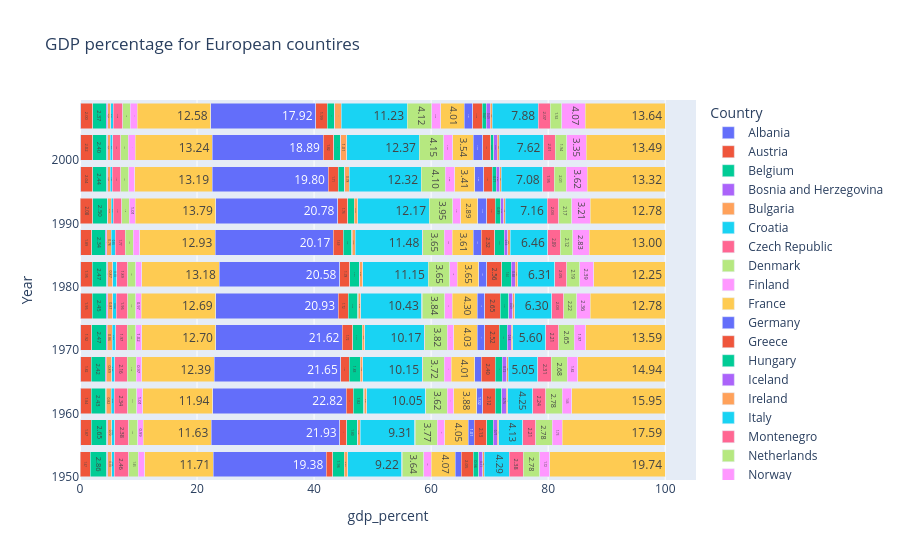

Notebook code cell kept with this figure:
### Code cell
fig = px.bar(df1,x="gdp_percent",y="year",color="country",orientation="h",barmode="stack",text_auto='.2f',
             title = "GDP percentage for European countires",labels={"total_gdp" : "Gdp_ Share" , "year" : "Year", "country" : "Country"})
fig

### Figure 1 — Plotly figure (JSON) as saved in the notebook; plotly's stock layout.template omitted (floating-point values rounded to 4 significant figures)
{"data": [{"alignmentgroup": "True", "hovertemplate": "Country=Albania<br>gdp_percent=%{x}<br>Year=%{y}<extra></extra>", "legendgroup": "Albania", "marker": {"color": "#636efa", "pattern": {"shape": ""}}, "name": "Albania", "offsetgroup": "Albania", "orientation": "h", "showlegend": true, "textposition": "auto", "texttemplate": "%{x:.2f}", "type": "bar", "x": [0.08056, 0.08691, 0.09586, 0.1053, 0.1143, 0.1157, 0.1204, 0.1211, 0.08081, 0.09511, 0.1234, 0.1445], "xaxis": "x", "y": [1952, 1957, 1962, 1967, 1972, 1977, 1982, 1987, 1992, 1997, 2002, 2007], "yaxis": "y"}, {"alignmentgroup": "True", "hovertemplate": "Country=Austria<br>gdp_percent=%{x}<br>Year=%{y}<extra></extra>", "legendgroup": "Austria", "marker": {"color": "#EF553B", "pattern": {"shape": ""}}, "name": "Austria", "offsetgroup": "Austria", "orientation": "h", "showlegend": true, "textposition": "auto", "texttemplate": "%{x:.2f}", "type": "bar", "x": [1.668, 1.867, 1.838, 1.82, 1.916, 1.951, 1.951, 1.891, 2.082, 2.04, 2.017, 2.002], "xaxis": "x", "y": [1952, 1957, 1962, 1967, 1972, 1977, 1982, 1987, 1992, 1997, 2002, 2007], "yaxis": "y"}, {"alignmentgroup": "True", "hovertemplate": "Country=Belgium<br>gdp_percent=%{x}<br>Year=%{y}<extra></extra>", "legendgroup": "Belgium", "marker": {"color": "#00cc96", "pattern": {"shape": ""}}, "name": "Belgium", "offsetgroup": "Belgium", "orientation": "h", "showlegend": true, "textposition": "auto", "texttemplate": "%{x:.2f}", "type": "bar", "x": [2.857, 2.647, 2.43, 2.416, 2.467, 2.451, 2.466, 2.342, 2.499, 2.443, 2.401, 2.367], "xaxis": "x", "y": [1952, 1957, 1962, 1967, 1972, 1977, 1982, 1987, 1992, 1997, 2002, 2007], "yaxis": "y"}, {"alignmentgroup": "True", "hovertemplate": "Country=Bosnia and Herzegovina<br>gdp_percent=%{x}<br>Year=%{y}<extra></extra>", "legendgroup": "Bosnia and Herzegovina", "marker": {"color": "#ab63fa", "pattern": {"shape": ""}}, "name": "Bosnia and Herzegovina", "offsetgroup": "Bosnia and Herzegovina", "orientation": "h", "showlegend": true, "textposition": "auto", "texttemplate": "%{x:.2f}", "type": "bar", "x": [0.1066, 0.1262, 0.1373, 0.1497, 0.1665, 0.1882, 0.2054, 0.1971, 0.1054, 0.1494, 0.1915, 0.2291], "xaxis": "x", "y": [1952, 1957, 1962, 1967, 1972, 1977, 1982, 1987, 1992, 1997, 2002, 2007], "yaxis": "y"}, {"alignmentgroup": "True", "hovertemplate": "Country=Bulgaria<br>gdp_percent=%{x}<br>Year=%{y}<extra></extra>", "legendgroup": "Bulgaria", "marker": {"color": "#FFA15A", "pattern": {"shape": ""}}, "name": "Bulgaria", "offsetgroup": "Bulgaria", "orientation": "h", "showlegend": true, "textposition": "auto", "texttemplate": "%{x:.2f}", "type": "bar", "x": [0.6976, 0.6976, 0.8176, 0.8911, 0.8624, 0.8741, 0.8722, 0.7786, 0.5308, 0.4185, 0.4504, 0.5286], "xaxis": "x", "y": [1952, 1957, 1962, 1967, 1972, 1977, 1982, 1987, 1992, 1997, 2002, 2007], "yaxis": "y"}, {"alignmentgroup": "True", "hovertemplate": "Country=Croatia<br>gdp_percent=%{x}<br>Year=%{y}<extra></extra>", "legendgroup": "Croatia", "marker": {"color": "#19d3f3", "pattern": {"shape": ""}}, "name": "Croatia", "offsetgroup": "Croatia", "orientation": "h", "showlegend": true, "textposition": "auto", "texttemplate": "%{x:.2f}", "type": "bar", "x": [0.475, 0.5247, 0.5356, 0.5586, 0.5902, 0.6373, 0.696, 0.6528, 0.3693, 0.3814, 0.398, 0.444], "xaxis": "x", "y": [1952, 1957, 1962, 1967, 1972, 1977, 1982, 1987, 1992, 1997, 2002, 2007], "yaxis": "y"}, {"alignmentgroup": "True", "hovertemplate": "Country=Czech Republic<br>gdp_percent=%{x}<br>Year=%{y}<extra></extra>", "legendgroup": "Czech Republic", "marker": {"color": "#FF6692", "pattern": {"shape": ""}}, "name": "Czech Republic", "offsetgroup": "Czech Republic", "orientation": "h", "showlegend": true, "textposition": "auto", "texttemplate": "%{x:.2f}", "type": "bar", "x": [2.461, 2.38, 2.339, 2.156, 1.97, 1.963, 1.89, 1.771, 1.435, 1.436, 1.378, 1.579], "xaxis": "x", "y": [1952, 1957, 1962, 1967, 1972, 1977, 1982, 1987, 1992, 1997, 2002, 2007], "yaxis": "y"}, {"alignmentgroup": "True", "hovertemplate": "Country=Denmark<br>gdp_percent=%{x}<br>Year=%{y}<extra></extra>", "legendgroup": "Denmark", "marker": {"color": "#B6E880", "pattern": {"shape": ""}}, "name": "Denmark", "offsetgroup": "Denmark", "orientation": "h", "showlegend": true, "textposition": "auto", "texttemplate": "%{x:.2f}", "type": "bar", "x": [1.648, 1.51, 1.514, 1.483, 1.435, 1.356, 1.324, 1.356, 1.328, 1.368, 1.32, 1.304], "xaxis": "x", "y": [1952, 1957, 1962, 1967, 1972, 1977, 1982, 1987, 1992, 1997, 2002, 2007], "yaxis": "y"}, {"alignmentgroup": "True", "hovertemplate": "Country=Finland<br>gdp_percent=%{x}<br>Year=%{y}<extra></extra>", "legendgroup": "Finland", "marker": {"color": "#FF97FF", "pattern": {"shape": ""}}, "name": "Finland", "offsetgroup": "Finland", "orientation": "h", "showlegend": true, "textposition": "auto", "texttemplate": "%{x:.2f}", "type": "bar", "x": [1.031, 0.9888, 1.01, 0.9672, 1.015, 0.9653, 1.067, 1.098, 1.012, 1.058, 1.119, 1.176], "xaxis": "x", "y": [1952, 1957, 1962, 1967, 1972, 1977, 1982, 1987, 1992, 1997, 2002, 2007], "yaxis": "y"}, {"alignmentgroup": "True", "hovertemplate": "Country=France<br>gdp_percent=%{x}<br>Year=%{y}<extra></extra>", "legendgroup": "France", "marker": {"color": "#FECB52", "pattern": {"shape": ""}}, "name": "France", "offsetgroup": "France", "orientation": "h", "showlegend": true, "textposition": "auto", "texttemplate": "%{x:.2f}", "type": "bar", "x": [11.71, 11.63, 11.94, 12.39, 12.7, 12.69, 13.18, 12.93, 13.79, 13.19, 13.24, 12.58], "xaxis": "x", "y": [1952, 1957, 1962, 1967, 1972, 1977, 1982, 1987, 1992, 1997, 2002, 2007], "yaxis": "y"}, {"alignmentgroup": "True", "hovertemplate": "Country=Germany<br>gdp_percent=%{x}<br>Year=%{y}<extra></extra>", "legendgroup": "Germany", "marker": {"color": "#636efa", "pattern": {"shape": ""}}, "name": "Germany", "offsetgroup": "Germany", "orientation": "h", "showlegend": true, "textposition": "auto", "texttemplate": "%{x:.2f}", "type": "bar", "x": [19.38, 21.93, 22.82, 21.65, 21.62, 20.93, 20.58, 20.17, 20.78, 19.8, 18.89, 17.92], "xaxis": "x", "y": [1952, 1957, 1962, 1967, 1972, 1977, 1982, 1987, 1992, 1997, 2002, 2007], "yaxis": "y"}, {"alignmentgroup": "True", "hovertemplate": "Country=Greece<br>gdp_percent=%{x}<br>Year=%{y}<extra></extra>", "legendgroup": "Greece", "marker": {"color": "#EF553B", "pattern": {"shape": ""}}, "name": "Greece", "offsetgroup": "Greece", "orientation": "h", "showlegend": true, "textposition": "auto", "texttemplate": "%{x:.2f}", "type": "bar", "x": [1.071, 1.206, 1.219, 1.427, 1.724, 1.725, 1.782, 1.693, 1.762, 1.711, 1.823, 1.993], "xaxis": "x", "y": [1952, 1957, 1962, 1967, 1972, 1977, 1982, 1987, 1992, 1997, 2002, 2007], "yaxis": "y"}, {"alignmentgroup": "True", "hovertemplate": "Country=Hungary<br>gdp_percent=%{x}<br>Year=%{y}<extra></extra>", "legendgroup": "Hungary", "marker": {"color": "#00cc96", "pattern": {"shape": ""}}, "name": "Hungary", "offsetgroup": "Hungary", "orientation": "h", "showlegend": true, "textposition": "auto", "texttemplate": "%{x:.2f}", "type": "bar", "x": [1.962, 1.801, 1.822, 1.833, 1.611, 1.621, 1.602, 1.451, 1.06, 1.043, 1.143, 1.212], "xaxis": "x", "y": [1952, 1957, 1962, 1967, 1972, 1977, 1982, 1987, 1992, 1997, 2002, 2007], "yaxis": "y"}, {"alignmentgroup": "True", "hovertemplate": "Country=Iceland<br>gdp_percent=%{x}<br>Year=%{y}<extra></extra>", "legendgroup": "Iceland", "marker": {"color": "#ab63fa", "pattern": {"shape": ""}}, "name": "Iceland", "offsetgroup": "Iceland", "orientation": "h", "showlegend": true, "textposition": "auto", "texttemplate": "%{x:.2f}", "type": "bar", "x": [0.04218, 0.04626, 0.04519, 0.05088, 0.05039, 0.05691, 0.06494, 0.06938, 0.06335, 0.06613, 0.06855, 0.07383], "xaxis": "x", "y": [1952, 1957, 1962, 1967, 1972, 1977, 1982, 1987, 1992, 1997, 2002, 2007], "yaxis": "y"}, {"alignmentgroup": "True", "hovertemplate": "Country=Ireland<br>gdp_percent=%{x}<br>Year=%{y}<extra></extra>", "legendgroup": "Ireland", "marker": {"color": "#FFA15A", "pattern": {"shape": ""}}, "name": "Ireland", "offsetgroup": "Ireland", "orientation": "h", "showlegend": true, "textposition": "auto", "texttemplate": "%{x:.2f}", "type": "bar", "x": [0.6034, 0.4884, 0.4501, 0.4269, 0.4394, 0.4762, 0.5237, 0.5172, 0.6076, 0.7814, 1.01, 1.13], "xaxis": "x", "y": [1952, 1957, 1962, 1967, 1972, 1977, 1982, 1987, 1992, 1997, 2002, 2007], "yaxis": "y"}, {"alignmentgroup": "True", "hovertemplate": "Country=Italy<br>gdp_percent=%{x}<br>Year=%{y}<extra></extra>", "legendgroup": "Italy", "marker": {"color": "#19d3f3", "pattern": {"shape": ""}}, "name": "Italy", "offsetgroup": "Italy", "orientation": "h", "showlegend": true, "textposition": "auto", "texttemplate": "%{x:.2f}", "type": "bar", "x": [9.221, 9.314, 10.05, 10.15, 10.17, 10.43, 11.15, 11.48, 12.17, 12.32, 12.37, 11.23], "xaxis": "x", "y": [1952, 1957, 1962, 1967, 1972, 1977, 1982, 1987, 1992, 1997, 2002, 2007], "yaxis": "y"}, {"alignmentgroup": "True", "hovertemplate": "Country=Montenegro<br>gdp_percent=%{x}<br>Year=%{y}<extra></extra>", "legendgroup": "Montenegro", "marker": {"color": "#FF6692", "pattern": {"shape": ""}}, "name": "Montenegro", "offsetgroup": "Montenegro", "orientation": "h", "showlegend": true, "textposition": "auto", "texttemplate": "%{x:.2f}", "type": "bar", "x": [0.04298, 0.04942, 0.05292, 0.05691, 0.06256, 0.07015, 0.0753, 0.07037, 0.04234, 0.03891, 0.03607, 0.04283], "xaxis": "x", "y": [1952, 1957, 1962, 1967, 1972, 1977, 1982, 1987, 1992, 1997, 2002, 2007], "yaxis": "y"}, {"alignmentgroup": "True", "hovertemplate": "Country=Netherlands<br>gdp_percent=%{x}<br>Year=%{y}<extra></extra>", "legendgroup": "Netherlands", "marker": {"color": "#B6E880", "pattern": {"shape": ""}}, "name": "Netherlands", "offsetgroup": "Netherlands", "orientation": "h", "showlegend": true, "textposition": "auto", "texttemplate": "%{x:.2f}", "type": "bar", "x": [3.642, 3.768, 3.622, 3.721, 3.819, 3.835, 3.652, 3.653, 3.954, 4.101, 4.153, 4.121], "xaxis": "x", "y": [1952, 1957, 1962, 1967, 1972, 1977, 1982, 1987, 1992, 1997, 2002, 2007], "yaxis": "y"}, {"alignmentgroup": "True", "hovertemplate": "Country=Norway<br>gdp_percent=%{x}<br>Year=%{y}<extra></extra>", "legendgroup": "Norway", "marker": {"color": "#FF97FF", "pattern": {"shape": ""}}, "name": "Norway", "offsetgroup": "Norway", "orientation": "h", "showlegend": true, "textposition": "auto", "texttemplate": "%{x:.2f}", "type": "bar", "x": [1.318, 1.233, 1.174, 1.191, 1.137, 1.23, 1.291, 1.391, 1.416, 1.58, 1.548, 1.544], "xaxis": "x", "y": [1952, 1957, 1962, 1967, 1972, 1977, 1982, 1987, 1992, 1997, 2002, 2007], "yaxis": "y"}, {"alignmentgroup": "True", "hovertemplate": "Country=Poland<br>gdp_percent=%{x}<br>Year=%{y}<extra></extra>", "legendgroup": "Poland", "marker": {"color": "#FECB52", "pattern": {"shape": ""}}, "name": "Poland", "offsetgroup": "Poland", "orientation": "h", "showlegend": true, "textposition": "auto", "texttemplate": "%{x:.2f}", "type": "bar", "x": [4.067, 4.051, 3.883, 4.007, 4.032, 4.297, 3.652, 3.61, 2.888, 3.413, 3.541, 4.007], "xaxis": "x", "y": [1952, 1957, 1962, 1967, 1972, 1977, 1982, 1987, 1992, 1997, 2002, 2007], "yaxis": "y"}, {"alignmentgroup": "True", "hovertemplate": "Country=Portugal<br>gdp_percent=%{x}<br>Year=%{y}<extra></extra>", "legendgroup": "Portugal", "marker": {"color": "#636efa", "pattern": {"shape": ""}}, "name": "Portugal", "offsetgroup": "Portugal", "orientation": "h", "showlegend": true, "textposition": "auto", "texttemplate": "%{x:.2f}", "type": "bar", "x": [1.026, 1.009, 1.023, 1.113, 1.234, 1.283, 1.382, 1.362, 1.565, 1.557, 1.591, 1.475], "xaxis": "x", "y": [1952, 1957, 1962, 1967, 1972, 1977, 1982, 1987, 1992, 1997, 2002, 2007], "yaxis": "y"}, {"alignmentgroup": "True", "hovertemplate": "Country=Romania<br>gdp_percent=%{x}<br>Year=%{y}<extra></extra>", "legendgroup": "Romania", "marker": {"color": "#EF553B", "pattern": {"shape": ""}}, "name": "Romania", "offsetgroup": "Romania", "orientation": "h", "showlegend": true, "textposition": "auto", "texttemplate": "%{x:.2f}", "type": "bar", "x": [2.051, 2.131, 2.121, 2.399, 2.523, 2.645, 2.561, 2.317, 1.463, 1.44, 1.349, 1.627], "xaxis": "x", "y": [1952, 1957, 1962, 1967, 1972, 1977, 1982, 1987, 1992, 1997, 2002, 2007], "yaxis": "y"}, {"alignmentgroup": "True", "hovertemplate": "Country=Serbia<br>gdp_percent=%{x}<br>Year=%{y}<extra></extra>", "legendgroup": "Serbia", "marker": {"color": "#00cc96", "pattern": {"shape": ""}}, "name": "Serbia", "offsetgroup": "Serbia", "orientation": "h", "showlegend": true, "textposition": "auto", "texttemplate": "%{x:.2f}", "type": "bar", "x": [0.9638, 1.098, 1.149, 1.225, 1.333, 1.472, 1.635, 1.543, 0.8913, 0.7109, 0.5588, 0.6714], "xaxis": "x", "y": [1952, 1957, 1962, 1967, 1972, 1977, 1982, 1987, 1992, 1997, 2002, 2007], "yaxis": "y"}, {"alignmentgroup": "True", "hovertemplate": "Country=Slovak Republic<br>gdp_percent=%{x}<br>Year=%{y}<extra></extra>", "legendgroup": "Slovak Republic", "marker": {"color": "#ab63fa", "pattern": {"shape": ""}}, "name": "Slovak Republic", "offsetgroup": "Slovak Republic", "orientation": "h", "showlegend": true, "textposition": "auto", "texttemplate": "%{x:.2f}", "type": "bar", "x": [0.7083, 0.7099, 0.7603, 0.7186, 0.6773, 0.6883, 0.6833, 0.6591, 0.4899, 0.5672, 0.5635, 0.6877], "xaxis": "x", "y": [1952, 1957, 1962, 1967, 1972, 1977, 1982, 1987, 1992, 1997, 2002, 2007], "yaxis": "y"}, {"alignmentgroup": "True", "hovertemplate": "Country=Slovenia<br>gdp_percent=%{x}<br>Year=%{y}<extra></extra>", "legendgroup": "Slovenia", "marker": {"color": "#FFA15A", "pattern": {"shape": ""}}, "name": "Slovenia", "offsetgroup": "Slovenia", "orientation": "h", "showlegend": true, "textposition": "auto", "texttemplate": "%{x:.2f}", "type": "bar", "x": [0.2463, 0.2724, 0.281, 0.2978, 0.3198, 0.3484, 0.3966, 0.3828, 0.2764, 0.3, 0.3174, 0.3499], "xaxis": "x", "y": [1952, 1957, 1962, 1967, 1972, 1977, 1982, 1987, 1992, 1997, 2002, 2007], "yaxis": "y"}, {"alignmentgroup": "True", "hovertemplate": "Country=Spain<br>gdp_percent=%{x}<br>Year=%{y}<extra></extra>", "legendgroup": "Spain", "marker": {"color": "#19d3f3", "pattern": {"shape": ""}}, "name": "Spain", "offsetgroup": "Spain", "orientation": "h", "showlegend": true, "textposition": "auto", "texttemplate": "%{x:.2f}", "type": "bar", "x": [4.294, 4.128, 4.255, 5.049, 5.597, 6.296, 6.309, 6.455, 7.156, 7.081, 7.616, 7.879], "xaxis": "x", "y": [1952, 1957, 1962, 1967, 1972, 1977, 1982, 1987, 1992, 1997, 2002, 2007], "yaxis": "y"}, {"alignmentgroup": "True", "hovertemplate": "Country=Sweden<br>gdp_percent=%{x}<br>Year=%{y}<extra></extra>", "legendgroup": "Sweden", "marker": {"color": "#FF6692", "pattern": {"shape": ""}}, "name": "Sweden", "offsetgroup": "Sweden", "orientation": "h", "showlegend": true, "textposition": "auto", "texttemplate": "%{x:.2f}", "type": "bar", "x": [2.383, 2.212, 2.236, 2.308, 2.208, 2.031, 2.052, 2.092, 2.025, 1.953, 2.007, 2.067], "xaxis": "x", "y": [1952, 1957, 1962, 1967, 1972, 1977, 1982, 1987, 1992, 1997, 2002, 2007], "yaxis": "y"}, {"alignmentgroup": "True", "hovertemplate": "Country=Switzerland<br>gdp_percent=%{x}<br>Year=%{y}<extra></extra>", "legendgroup": "Switzerland", "marker": {"color": "#B6E880", "pattern": {"shape": ""}}, "name": "Switzerland", "offsetgroup": "Switzerland", "orientation": "h", "showlegend": true, "textposition": "auto", "texttemplate": "%{x:.2f}", "type": "bar", "x": [2.783, 2.782, 2.776, 2.677, 2.653, 2.225, 2.191, 2.121, 2.169, 2.009, 1.939, 1.915], "xaxis": "x", "y": [1952, 1957, 1962, 1967, 1972, 1977, 1982, 1987, 1992, 1997, 2002, 2007], "yaxis": "y"}, {"alignmentgroup": "True", "hovertemplate": "Country=Turkey<br>gdp_percent=%{x}<br>Year=%{y}<extra></extra>", "legendgroup": "Turkey", "marker": {"color": "#FF97FF", "pattern": {"shape": ""}}, "name": "Turkey", "offsetgroup": "Turkey", "orientation": "h", "showlegend": true, "textposition": "auto", "texttemplate": "%{x:.2f}", "type": "bar", "x": [1.718, 1.726, 1.66, 1.816, 1.972, 2.363, 2.394, 2.834, 3.213, 3.617, 3.346, 4.068], "xaxis": "x", "y": [1952, 1957, 1962, 1967, 1972, 1977, 1982, 1987, 1992, 1997, 2002, 2007], "yaxis": "y"}, {"alignmentgroup": "True", "hovertemplate": "Country=United Kingdom<br>gdp_percent=%{x}<br>Year=%{y}<extra></extra>", "legendgroup": "United Kingdom", "marker": {"color": "#FECB52", "pattern": {"shape": ""}}, "name": "United Kingdom", "offsetgroup": "United Kingdom", "orientation": "h", "showlegend": true, "textposition": "auto", "texttemplate": "%{x:.2f}", "type": "bar", "x": [19.74, 17.59, 15.95, 14.94, 13.59, 12.78, 12.25, 13.0, 12.78, 13.32, 13.49, 13.64], "xaxis": "x", "y": [1952, 1957, 1962, 1967, 1972, 1977, 1982, 1987, 1992, 1997, 2002, 2007], "yaxis": "y"}], "layout": {"autosize": true, "barmode": "stack", "legend": {"title": {"text": "Country"}, "tracegroupgap": 0}, "title": {"text": "GDP percentage for European countires"}, "xaxis": {"anchor": "y", "autorange": true, "domain": [0, 1], "range": [0, 105.3], "title": {"text": "gdp_percent"}, "type": "linear"}, "yaxis": {"anchor": "x", "autorange": true, "domain": [0, 1], "range": [1950.0, 2010.0], "title": {"text": "Year"}, "type": "linear"}}}
